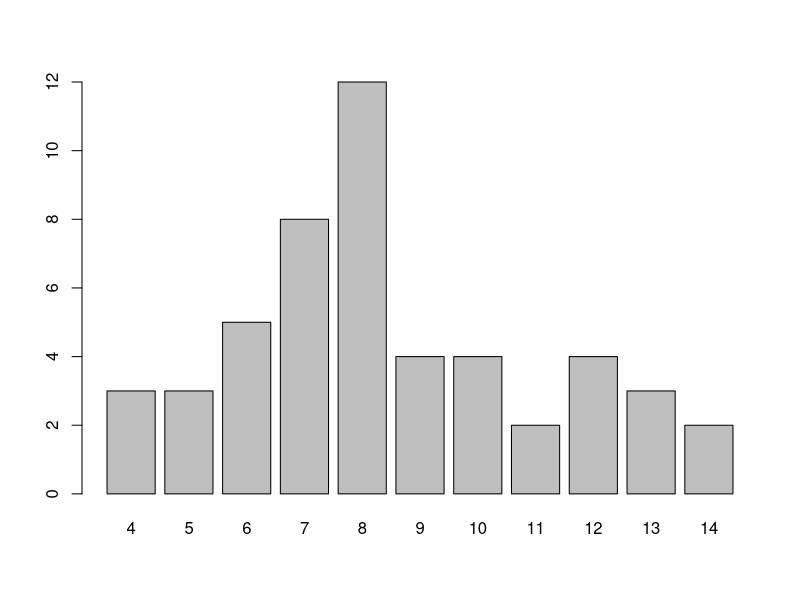
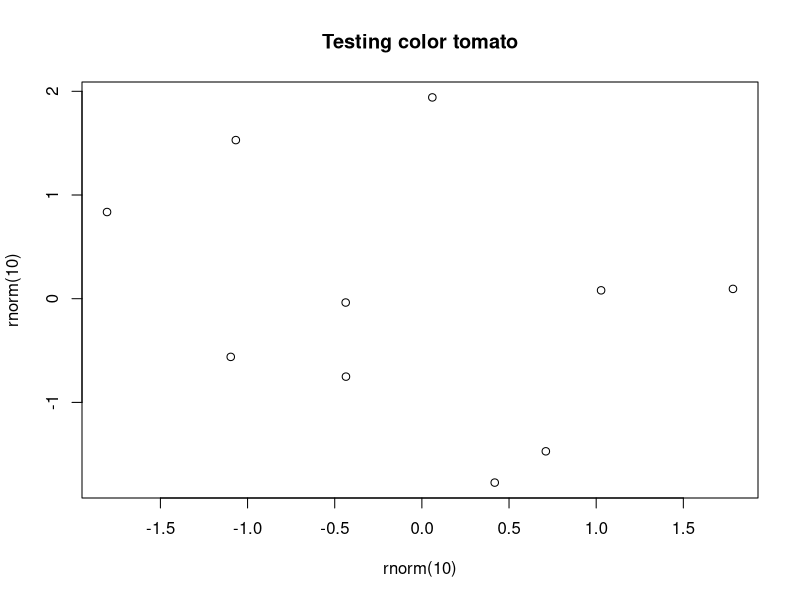

Recreate these plots in R, in order. (Note: this script raises an error after producing the figures.)
head(USArrests)

states <- rownames(USArrests)
head(states)

# number of characters
nchar(states)

# to lower case
tolower(states)

# to upper case
toupper(states)

# case folding (upper = TRUE)
casefold(states, upper = TRUE)

# case folding (upper = FALSE)
casefold(states)

# number of charcaters
num_chars <- nchar(states)

# frequency table
char_freqs <- table(num_chars)

# barchart of number-of-characters
barplot(char_freqs)

# paste names with their num-of-chars
paste(states[1:5],"=",num_chars[1:5], sep = " ")

# collapse first 5 states
paste(states[1:5], collapse = "")

# extract first 3 characters
substr('Berkeley', 1, 3)

# shorten state names with first 3 characters
substr(states, 1, 3)

# shorten state names with last 3 characters
substr(states, num_chars - 2, num_chars)

# shorten state names with first 3 characters
paste0(substr(states,1,1), substr(states, num_chars - 2, num_chars))

# 4-char states
states[num_chars == 4]

# 10-char states
states[num_chars == 10]

# collapse 4-char states
paste(states[num_chars == 4], collapse = ", ")

#write code (using a for-loop) to obtain a list states_list containing the 
#collapsed names by number of characters. If the number of characters is an 
#even number, then the state names should be in capital letters. Otherwise, 
#they should be in lower case letters.

#Each list element of states_list must be named with the number of characters, 
#followed by a dash, followed by the word chars: e.g. '4-chars', '5-chars', etc. 
#In total, states_list should have the same length as char_freqs.

states_list <- vector(mode = "list", length = length(char_freqs))
names(states_list) <- paste0(names(char_freqs), "-chars")
number_list <- as.numeric(names(char_freqs))
for(i in 1:length(char_freqs)){
  states_list[[i]] <- paste(states[num_chars == number_list[i]], collapse = ", ")
  if(number_list[i] %% 2 == 0){
    states_list[[i]] <- toupper(states_list[[i]])
  }else{
    states_list[[i]] <- tolower(states_list[[i]])
  }
}
states_list

#Here are four functions that convert from Fahrenheit degrees to other temperature scales:
to_celsius <- function(x = 1) {
  (x - 32) * (5/9)
}

to_kelvin <- function(x = 1) {
  (x + 459.67) * (5/9)
}

to_reaumur <- function(x = 1) {
  (x - 32) * (4/9)
}

to_rankine <- function(x = 1) {
  x + 459.67
}

#We can use the previous functions to create a more general function temp_convert():
temp_convert <- function(x = 1, to = "celsius") {
  switch(to,
         "celsius" = to_celsius(x),
         "kelvin" = to_kelvin(x),
         "reaumur" = to_reaumur(x),
         "rankine" = to_rankine(x))
}

temp_convert(30, 'celsius')

#Rewrite temp_convert() such that the argument to can be given in upper or lower 
#case letters. For instance, the following three calls should be equivalent:
#   temp_convert(30, 'celsius')
#   temp_convert(30, 'Celsius')
#   temp_convert(30, 'CELSIUS')
#your function temp_convert

temp_convert <- function(x = 1, to = "celsius") {
  to <- tolower(to)
  switch(to,
         "celsius" = to_celsius(x),
         "kelvin" = to_kelvin(x),
         "reaumur" = to_reaumur(x),
         "rankine" = to_rankine(x))
}

temp_convert(30, 'celsius')
temp_convert(30, 'Celsius')
temp_convert(30, 'CELSIUS')

#Imagine that you need to generate the names of 10 data .csv files. All the files 
#have the same prefix name but each of them has a different number: file1.csv, file2.csv, 
#... , file10.csv.
#How can you generate a character vector with these names in R? Come up with at 
#least three different ways to get such a vector:

#1-way:
files_names <- paste("file", 1:10, ".csv", sep = "")
files_names

#2-way:
files_names <- character(length = 10)
for(i in 1:10){
  files_names[i] <- paste0("file", i, ".csv")
}
files_names

#3-way:
files_names <- paste0("file", 1:10, ".csv")
files_names

#4-way:
files_names <- sprintf("file%s.csv", 1:10)
files_names

#Now imagine that you need to rename the characters file into dataset. In other words, 
#you want the vector of file names to look like this: dataset1.csv, dataset2.csv, ... , 
#dataset10.csv. Take the previous vector of file names and rename its elements:
num_filename <- nchar(files_names)
refiles_names <- paste("dataset", substr(files_names, 5, num_filename), sep = "")
refiles_names

# name of output file
outfile <- "output.txt"

# writing to 'outfile.txt'
cat("This is the first line", file = outfile)
# insert new line
cat("\n", file = outfile, append = TRUE)
cat("A 2nd line", file = "output.txt", append = TRUE)
# insert 2 new lines
cat("\n\n", file = outfile, append = TRUE)
cat("\nThe quick brown fox jumps over the lazy dog\n",
    file = outfile, append = TRUE)

#Your turn. Modify the script such that the content of output.txt looks like the 
#yaml header of an .Rmd file with your information:
cat("---", file = outfile)
cat('\ntitle: "Cat output practice"', file = outfile, append = TRUE)
cat('\nauthor: "Xiaoya Li"', file = outfile, append = TRUE)
cat('\ndate: "11/2/2017"', file = outfile, append = TRUE)
cat('\noutput: html_document', file = outfile, append = TRUE)
cat('\n---\n\n', file = outfile, append = TRUE)
# writing to 'outfile.txt'
cat("This is the first line", file = outfile, append = TRUE)
# insert new line
cat("\n", file = outfile, append = TRUE)
cat("A 2nd line", file = "output.txt", append = TRUE)
# insert 2 new lines
cat("\n\n", file = outfile, append = TRUE)
cat("\nThe quick brown fox jumps over the lazy dog\n",
    file = outfile, append = TRUE)

#The function colors() returns a vector with the names (in English) of 657 colors 
#available in R. Write a function is_color() to test if a given name---in English---is 
#a valid R color. If the provided name is a valid R color, is_color() returns TRUE. 
#If the provided name is not a valid R color is_color() returns FALSE.

# your is_color() function
is_color <- function(x){
  if(x %in% colors()){
    return(TRUE)
  }else{
    return(FALSE)
  }
}

# test it:
is_color('yellow')  # TRUE

is_color('blu')     # FALSE

is_color('turkuoise') # FALSE

#Use is_color() to create the function colplot() that takes one argument col 
#(the name of a color) to produce a simple scatter plot with random numbers 
#(e.g. use runif() or rnorm() to get point coordinates).

#If col is a valid name---say "blue"---, the scatterplot should show a title 
#"Testing color blue".

#If the provided col is not a valid color name, e.g. "blu", then the function 
#must stop, showing an error message "invalid color blu".

colplot <- function(x){
  if(is_color(x)){
    plot(x = rnorm(10),
         y = rnorm(10),
         main = paste("Testing color", x))
  }else{
    stop(paste("invalid color", x))
  }
}

# this should plot
colplot('tomato')

# this stops with error message
colplot('tomate')

# random vector of letters
set.seed(1)
letrs <- sample(letters, size = 100, replace = TRUE)
head(letrs)

#Write code in R to count the number of vowels in vector letrs. Test your code 
#with letrs and verify that you get the same counts for each vowel.
letrs_count <- table(letrs)
vowels <- c("a","e","i","o","u")
vowels_count <- letrs_count[names(letrs_count) %in% vowels]
vowels_count

#Now do the same but for the consonants, that is, count the frequencies of consonants 
#in letrs. 
consonants_count <- letrs_count[!names(letrs_count) %in% vowels]
consonants_count

#Write a function count_letters() that takes a vector of letters (e.g. letrs) and 
#computes the total number of letters, the total number of vowels, and the total number 
#of consonants. For instance, given the vector letrs, the function will print on console:
#   "letters: 100"
#   "vowels: 20"
#   "consonants: 80"

# your function count_letters()
count_letters <- function(x){
  #computes total number of letters
  total_letrs <- length(x)
  
  #create a count table
  letrs_count <- table(x)
  #create a list of vowels
  vowels <- c("a","e","i","o","u")
  
  #computes total number of vowels
  vowels_count <- letrs_count[names(letrs_count) %in% vowels]
  total_vowels <- sum(vowels_count)
  
  #computes total number of consonants
  total_consonants <- total_letrs - total_vowels
  
  #print to console
  print(paste("letters:", total_letrs))
  print(paste("vowels:", total_vowels))
  print(paste("consonants:", total_consonants))
}

count_letters(letrs)
